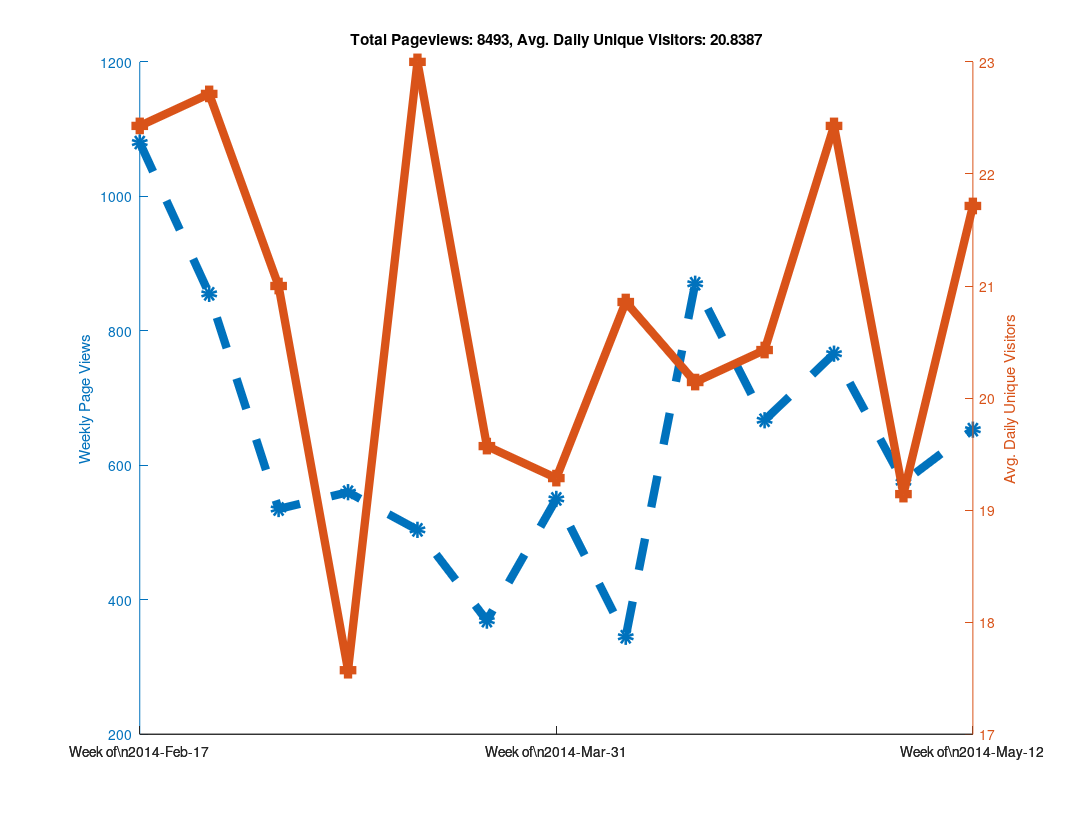

Write the MATLAB code that produced this figure.
clear all

% Github has a "traffic" page now, but it doesn't seem like you can
% put in an arbitrary date range?  When I looked at it, it showed the
% numbers of unique visitors and views for the last two weeks only...
% So as long as I check back at least once every two weeks I can keep
% a record of it?  Great...

% https://github.com/libMesh/libmesh/graphs/traffic

% Date, Views, Unique Visitors
data = {
    '2014-Feb-17', 274, 25
    '2014-Feb-18', 145, 30
    '2014-Feb-19', 129, 27
    '2014-Feb-20', 202, 24
    '2014-Feb-21', 240, 22
    '2014-Feb-22', 62,  17
    '2014-Feb-23', 28,  12
    '2014-Feb-24', 217, 19
    '2014-Feb-25', 90,  25
    '2014-Feb-26', 189, 36
    '2014-Feb-27', 112, 26
    '2014-Feb-28', 81,  20
    '2014-Mar-01', 113, 17
    '2014-Mar-02', 53,  16
    '2014-Mar-03', 41,  21
    '2014-Mar-04', 144, 35
    '2014-Mar-05', 51,  20
    '2014-Mar-06', 157, 25
    '2014-Mar-07', 50,  22
    '2014-Mar-08', 50,  11
    '2014-Mar-09', 42,  13
    '2014-Mar-10', 61,  16
    '2014-Mar-11', 27,  16
    '2014-Mar-12', 111, 20
    '2014-Mar-13', 66,  20
    '2014-Mar-14', 223, 25
    '2014-Mar-15', 46,   9
    '2014-Mar-16', 26,  17
    '2014-Mar-17', 80,  29
    '2014-Mar-18', 59,  30
    '2014-Mar-19', 85,  31
    '2014-Mar-20', 122, 18
    '2014-Mar-21', 61,  21
    '2014-Mar-22', 33,  18
    '2014-Mar-23', 64,  14
    '2014-Mar-24', 95,  24
    '2014-Mar-25', 75,  28
    '2014-Mar-26', 49,  18
    '2014-Mar-27', 57,  24
    '2014-Mar-28', 33,  16
    '2014-Mar-29', 41,  16
    '2014-Mar-30', 19,  11
    '2014-Mar-31', 52,  12
    '2014-Apr-01', 120, 21
    '2014-Apr-02', 68,  23
    '2014-Apr-03', 98,  28
    '2014-Apr-04', 77,  21
    '2014-Apr-05', 80,  15
    '2014-Apr-06', 55,  15
    '2014-Apr-07', 71,  31
    '2014-Apr-08', 84,  26
    '2014-Apr-09', 33,  18
    '2014-Apr-10', 32,  16
    '2014-Apr-11', 51,  20
    '2014-Apr-12', 25,  15
    '2014-Apr-13', 49,  20
    '2014-Apr-14', 120, 23
    '2014-Apr-15', 191, 27
    '2014-Apr-16', 219, 24
    '2014-Apr-17', 216, 30
    '2014-Apr-18', 63,  19
    '2014-Apr-19', 36,  11
    '2014-Apr-20', 25,   7
    '2014-Apr-21', 115, 24
    '2014-Apr-22', 128, 31
    '2014-Apr-23', 87,  25
    '2014-Apr-24', 108, 23
    '2014-Apr-25', 111, 20
    '2014-Apr-26', 89,   9
    '2014-Apr-27', 29,  11
    '2014-Apr-28', 177, 28
    '2014-Apr-29', 170, 27
    '2014-Apr-30', 183, 28
    '2014-May-01', 97,  25
    '2014-May-02', 64,  23
    '2014-May-03', 43,  12
    '2014-May-04', 32,  14
    '2014-May-05', 125, 28
    '2014-May-06', 68,  24
    '2014-May-07', 68,  19
    '2014-May-08', 114, 14
    '2014-May-09', 47,  20
    '2014-May-10', 139, 20
    '2014-May-11', 14,   9
    '2014-May-12', 90,  27
    '2014-May-13', 92,  22
    '2014-May-14', 197, 32
    '2014-May-15', 140, 26
    '2014-May-16', 59,  20
    '2014-May-17', 21,  9
    '2014-May-18', 54,  16
    '2014-May-19', 117, 28
    '2014-May-20', 47,  18
    };

% length works like you would expect it to for cell arrays.
N=length(data);

% A cell array of strings holding just the dates
dates = {data{:,1}};

% Note the extra square brackets!  This seems to be required (at least
% in Octave) to catch the output of data{:,2} as an array.
views = [data{:,2}];
visitors = [data{:,3}];



% 1.) Make daily plot - You can do this, but it gets a bit hard to read

%% % Can't plot string data automatically?
%% x=linspace(1,N,N);
%%
%% % Only way to set linestyles with plotyy is after the fact, apparently.
%% % plotyy returns the axis handle first, followed by the two plot handles.
%% clf;
%% hold on;
%% [haxis, h1, h2] = plotyy(x, views, x, visitors);
%%
%% % Label the axes
%% ylabel (haxis(1), 'Daily Page Views');
%% ylabel (haxis(2), 'Daily Unique Visitors');
%%
%% % Totaling unique visitors doesn't really mean much...
%% title (['Total Pageviews: ', num2str(sum(views)), ', Avg. Daily Unique Visitors: ', num2str(mean(visitors))]);
%%
%% % Make thick lines - this looks better in PDF
%% set([h1, h2], 'linewidth', 6);
%%
%% % Turn on markers
%% set(h1, 'marker', 'o');
%% set(h2, 'marker', 's');
%%
%% % Set marker size
%% set([h1, h2], 'markersize', 6);
%%
%% % Make dashed line?  Aquaterm doesn't seem to properly display this, but it
%% % does work in the PDF!
%% set(h1, 'linestyle', '--');
%%
%% % Set the xticks and labels so that it shows dates instead of numbers.
%% xticksat = [1 length(x)];
%% set(haxis, 'xtick', xticksat);
%%
%% for i=1:length(xticksat)
%%   xtlabels{i} = data{xticksat(i), 1};
%% end
%% set(haxis, 'xticklabel', xtlabels);
%%
%% % Print to PDF
%% set (gcf, "paperposition", [0.25, 0.25, 10.75, 8.25]);
%% set (gcf, "papersize", [11, 8.5]);
%% set (gcf, "paperorientation", 'landscape');
%%
%% % Make a PDF of this plot.
%% print('-dpdf', 'github_traffic.pdf', '-FHelvetica:20');



% 2.) Make weekly plot - the data is naturally week-periodic
week_indexes = 1:7:N;

% Get total views and average unique viewers for each week
week_views = [];
week_visitors = [];
  for i=1:length(week_indexes)-1
  start = week_indexes(i);
  stop = week_indexes(i+1) - 1;
  week_views(end+1) = sum(views(start:stop));
  week_visitors(end+1) = mean(visitors(start:stop));
end

clf;
hold on;
x=linspace(1, length(week_views), length(week_views));
[haxis, h1, h2] = plotyy(x, week_views, x, week_visitors);

% Label the axes
ylabel (haxis(1), 'Weekly Page Views');
ylabel (haxis(2), 'Avg. Daily Unique Visitors');

% Totaling unique visitors doesn't really mean much...
title (['Total Pageviews: ', num2str(sum(views)), ', Avg. Daily Unique Visitors: ', num2str(mean(visitors))]);

% Make thick lines - this looks better in PDF
set([h1, h2], 'linewidth', 6);

% Turn on markers
set(h1, 'marker', 'o');
set(h2, 'marker', 's');

% Set marker size
set([h1, h2], 'markersize', 6);

% Make dashed line?  Aquaterm doesn't seem to properly display this, but it
% does work in the PDF!
set(h1, 'linestyle', '--');

% Set the xticks and labels so that it shows dates instead of numbers.
xticksat = [1 ceil(length(x)/2) length(x)];
set(haxis, 'xtick', xticksat);

for i=1:length(xticksat)
  xtlabels{i} = ['Week of\n', data{week_indexes(xticksat(i)), 1}];
end
set(haxis, 'xticklabel', xtlabels);

% Print to PDF
set (gcf, "paperposition", [0.25, 0.25, 10.75, 8.25]);
set (gcf, "papersize", [11, 8.5]);
set (gcf, "paperorientation", 'landscape');

% Make a PDF of this plot.
print('-dpdf', 'weekly_github_traffic.pdf', '-FHelvetica:20');



% 3.) Make monthly plot - not enough data to be interesting yet...

%% month_intervals = {'2014-Feb-17', '2014-Mar-17', '2014-Apr-17'};
%%
%% % Numerical indexes of the month intervals
%% month_indexes = [];
%%
%% for i=1:length(month_intervals)
%%   % Calling 'strcmp' on a cell array of strings returns an array of 0s
%%   % and 1s, then 'find' returns the non-zero index.  The 'end' keyword
%%   % is used to append to the array.
%%   month_indexes(end+1) = find(strcmp(month_intervals{i}, dates));
%% end
%%
%% % Get total views and average unique viewers for each month
%% month_views = [];
%% month_visitors = [];
%%   for i=1:length(month_indexes)-1
%%   start = month_indexes(i);
%%   stop = month_indexes(i+1) - 1;
%%   month_views(end+1) = sum(views(start:stop));
%%   month_visitors(end+1) = mean(visitors(start:stop));
%% end
%%
%% clf;
%% hold on;
%% x=linspace(1, length(month_views), length(month_views));
%% [haxis, h1, h2] = plotyy(x, month_views, x, month_visitors);
